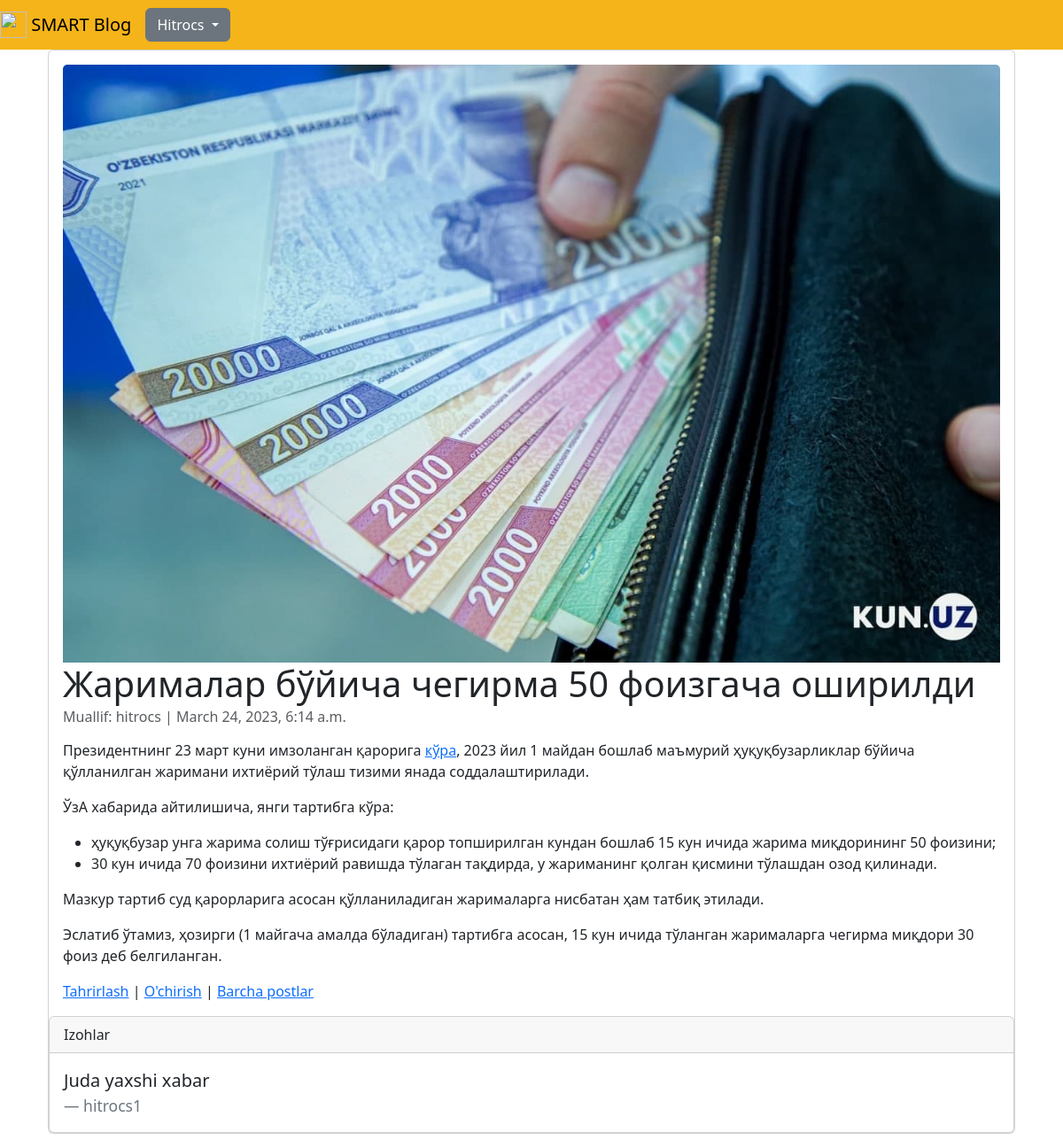
Page /articles/3 (signed in) on the committed database.
### accounts/models.py (models this page shows)
class CustomUser(AbstractUser):
    age = models.PositiveIntegerField(null=True, blank=True)

### articles/models.py (models this page shows, shortened)
class Article(models.Model):
    title = models.CharField(max_length=200)
    summary = models.CharField(max_length=200, blank=True)
    body = RichTextField()
    photo = models.ImageField(upload_to='images/', blank=True)
    date = models.DateTimeField(auto_now_add=True)
    author = models.ForeignKey(
        get_user_model(),
        on_delete=models.CASCADE,
    )

class Comment(models.Model):
    article = models.ForeignKey(Article, on_delete=models.CASCADE, related_name='comments')
    comment = models.TextField(max_length=150)
    author = models.ForeignKey(
        get_user_model(),
        on_delete=models.CASCADE,
    )
    def __str__(self):
        return self.comment

### articles/views.py (the view)
# urls.py: path('<int:pk>', ArticleDetailView.as_view(), name='article_detail'),
class ArticleDetailView(LoginRequiredMixin, DetailView):
    model = Article
    template_name = 'article_detail.html'

### templates/article_detail.html (shortened to what this page needs)
{% extends 'base.html' %}
{% block content %}
    <div class="container-fluid">
        <div class="card" >
          <div class="card-body">
              {%  if object.photo %}
                <img class="card-img-top" src="{{ object.photo.url }}" alt="{{ object.title }}">
              {% endif %}
              <h1 class="card-title">{{ object.title }}</h1>
              <h6 class="card-subtitle mb-2 text-muted">Muallif: {{ object.author }} | {{ object.date }}</h6>
              <p class="card-text">{{ object.body | safe}}</p>
              <a href="{% url 'article_edit' article.pk %}">Tahrirlash</a> |
              <a href="{% url 'article_delete' article.pk %}">O'chirish</a> |
              <a href="{% url 'article_list' %}">Barcha postlar</a>
          </div>
            <div class="card">
                <div class="card-header">Izohlar</div>
                {%  for comment in article.comments.all %}
                    <div class="card-body">
                        <blockquote class="blockquote mb-0">
                            <p>{{ comment }}</p>
                            <footer class="blockquote-footer">{{ comment.author }}</footer>
                        </blockquote>
                    </div>
                {% endfor %}
            </div>
        </div>
    </div>
{% endblock content %}

### templates/base.html (shortened to what this page needs)
{% load static %}
<!DOCTYPE html>
<html lang="en">
<head>
    <link rel="stylesheet" href="https://cdn.jsdelivr.net/npm/bootstrap@5.3.0-alpha1/dist/css/bootstrap.min.css">
</head>
<body>
<nav class="navbar navbar-expand-lg navbar-light" style="background-color: #F4B41A;">
    <a class="navbar-brand" href="{% url 'home1' %}">
        <img src="/static/assets/img/logo.png" width="30" height="30" class="d-inline-block align-top" alt="">
        SMART Blog
    </a>
    <div class="collapse navbar-collapse" id="navbarSupportedContent">
        {% if user.is_authenticated %}
        <ul class="navbar-nav ml-auto">
            <li class="nav-item">
                <div class="dropdown">
                    <button class="btn btn-secondary dropdown-toggle" type="button" data-bs-toggle="dropdown"
                            aria-expanded="false">
                        {{ user.username | title }}
                    </button>
                </div>
            </li>
        </ul>
        {% else %}
        <form class="form-inline ml-auto">
            <a href="{% url 'login' %}" class="btn btn-outline-light">Kirish</a>
            <a href="{% url 'signup' %}" class="btn btn-primary ml-2">Ro'yxatdan o'tish</a>
        </form>
        {% endif %}
    </div>
</nav>
<main>
    <div class="container">
        {% block content %}
        {% endblock content %}
    </div>
</main>
</body>
</html>

### rows in the picture
CustomUser: username "Hitrocs"
Article: photo (picture), title "Жарималар бўйича чегирма 50 фоизгача оширилди", author "hitrocs", date "March 24, 2023, 6:14 a.m.", body "Президентнинг 23 март куни имзоланган қарорига кўра , 2023 йил 1 майдан бошлаб маъмурий ҳуқуқбузарликлар бўйича қўлланилган жаримани ихтиёрий тўлаш тизими янада соддалаштирилади. ЎзА хабарида айтилишича, янги тартибга кўра: ҳуқуқбузар унга жарима солиш тўғрисидаги қарор топширилган кундан бошлаб 15 кун ичида жарима миқдорининг 50 фоизини; 30 кун ичида 70 фоизини ихтиёрий равишда тўлаган тақдирда, у жариманинг қолган қисмини тўлашдан озод қилинади. Мазкур тартиб суд қарорларига асосан қўлланиладиган жарималарга нисбатан ҳам татбиқ этилади. Эслатиб ўтамиз, ҳозирги (1 майгача амалда бўладиган) тартибга асосан, 15 кун ичида тўланган жарималарга чегирма миқдори 30 фоиз деб белгиланган."
Comment: comment "Juda yaxshi xabar", author "hitrocs1"
